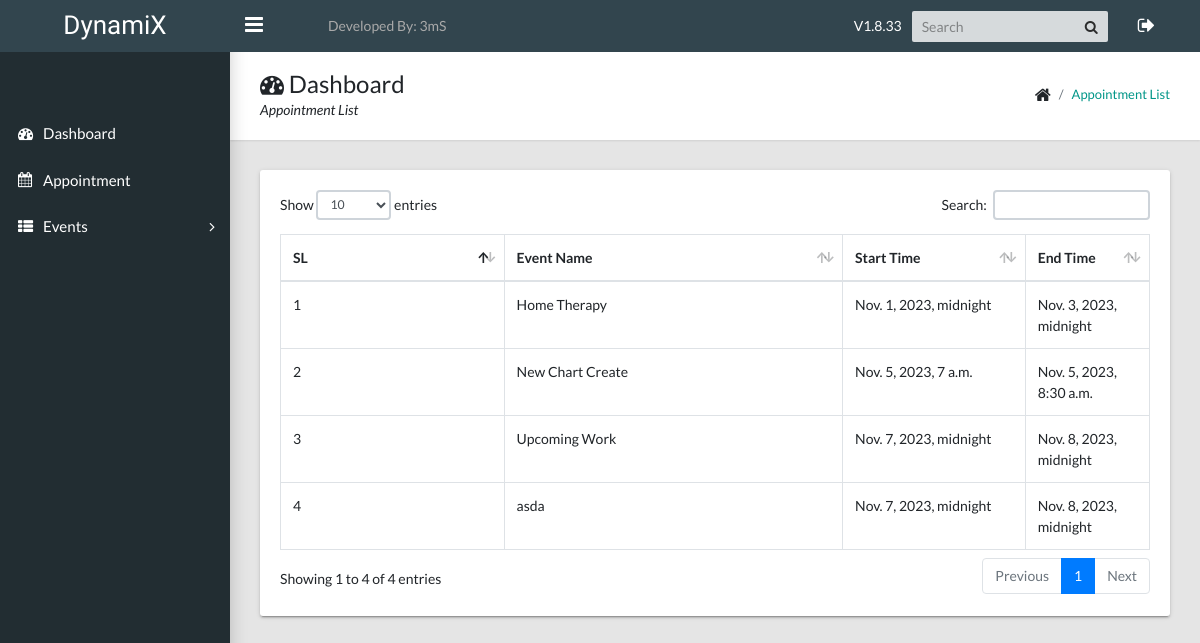
The page /all-event-list/ (signed in) on the database as committed earlier.
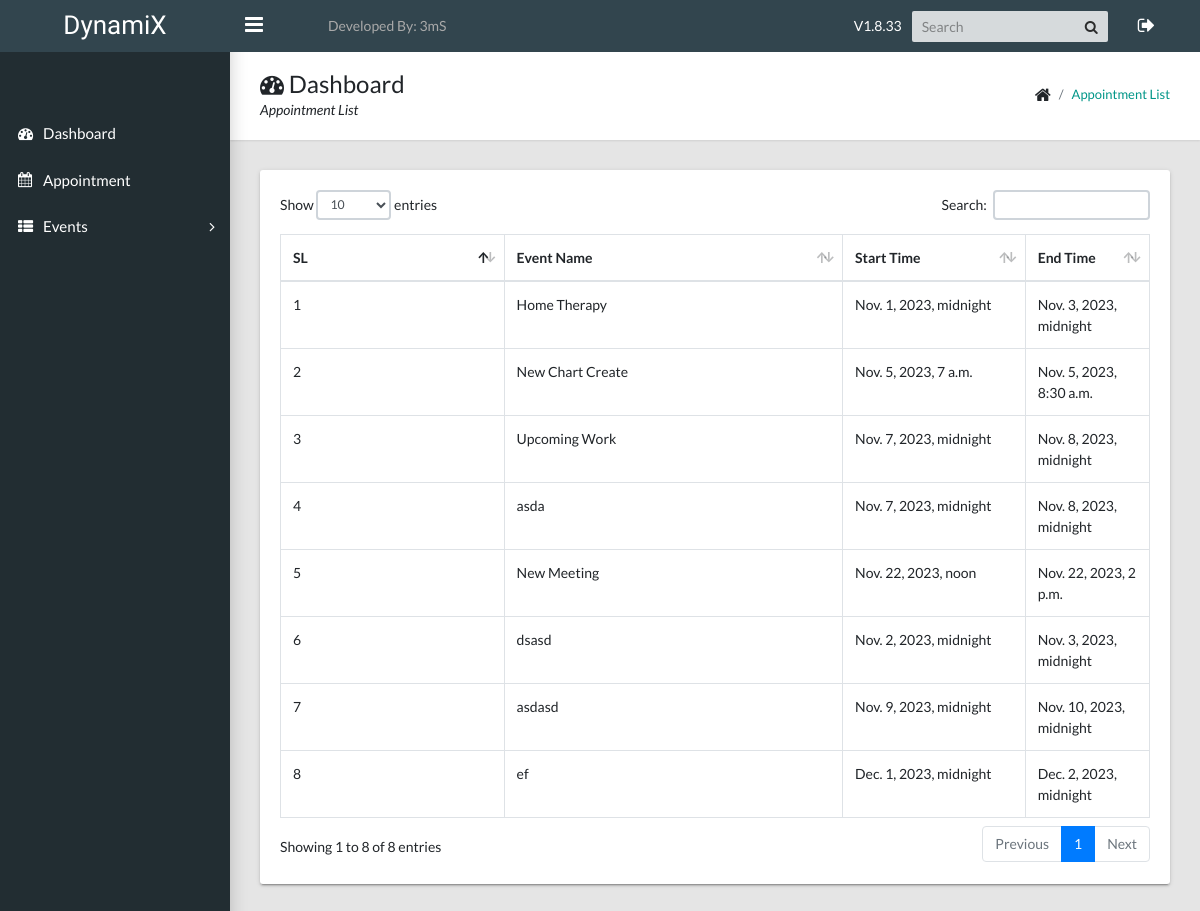
The same page on the database as committed later.
### calendarapp/models/event.py (models this page shows, shortened)
class Event(EventAbstract):
    user = models.ForeignKey(User, on_delete=models.CASCADE, related_name="events")
    title = models.CharField(max_length=200)
    description = models.TextField()
    start_time = models.DateTimeField()
    end_time = models.DateTimeField()
    objects = EventManager()

### calendarapp/views/event_list.py (the view)
# urls.py: path("all-event-list/", views.AllEventsListView.as_view(), name="all_events"),
class AllEventsListView(ListView):
    template_name = "calendarapp/events_list.html"
    model = Event
    def get_queryset(self):
        return Event.objects.get_all_events(user=self.request.user)

### calendarapp/models/event.py (called while the page is built)
    def get_all_events(self, user):
        events = Event.objects.filter(user=user, is_active=True, is_deleted=False)
        return events

### templates/calendarapp/events_list.html (shortened to what this page needs)
{% extends 'base/base.html' %}
{% load static %}
{% block breadcrumb %}
    <div>
        <h1><i class="fa fa-dashboard"></i> Dashboard</h1>
        <p>Appointment List</p>
    </div>
    <ul class="app-breadcrumb breadcrumb">
        <li class="breadcrumb-item"><i class="fa fa-home fa-lg"></i></li>
        <li class="breadcrumb-item"><a href="#">Appointment List</a></li>
    </ul>
{% endblock breadcrumb %}
{% block content %}
<div class="row">
    <div class="col-md-12">
        <div class="tile">
            <div class="tile-body">
                <div class="table-responsive">
                    <div id="sampleTable_wrapper" class="dataTables_wrapper container-fluid dt-bootstrap4 no-footer">
                        <div class="row">
                            <div class="col-sm-12">
                                <table class="table table-hover table-bordered dataTable no-footer" id="sampleTable" role="grid" aria-describedby="sampleTable_info">
                                    <thead>
                                        <tr role="row">
                                            <th class="sorting_asc" tabindex="0" aria-controls="sampleTable" rowspan="1" colspan="1" aria-sort="ascending" aria-label="Name: activate to sort column descending" style="width: 261.641px;">SL</th>
                                            <th class="sorting" tabindex="0" aria-controls="sampleTable" rowspan="1" colspan="1" aria-label="Position: activate to sort column ascending" style="width: 417.312px;">Event Name</th>
                                            <th class="sorting" tabindex="0" aria-controls="sampleTable" rowspan="1" colspan="1" aria-label="Office: activate to sort column ascending" style="width: 189.281px;">Start Time</th>
                                            <th class="sorting" tabindex="0" aria-controls="sampleTable" rowspan="1" colspan="1" aria-label="Age: activate to sort column ascending" style="width: 102.141px;">End Time</th>
                                        </tr>
                                    </thead>
                                    <tbody>
                                        {% for event in object_list %}
                                            <tr role="row" class="odd">
                                                <td class="sorting_1">{{ forloop.counter }}</td>
                                                <td>{{ event.title }}</td>
                                                <td>{{ event.start_time }}</td>
                                                <td>{{ event.end_time }}</td>
                                            </tr>
                                        {% endfor %}
                                    </tbody>
                                </table>
                            </div>
                        </div>
                    </div>
                </div>
            </div>
        </div>
    </div>
</div>
{% endblock content %}

Rows that differ between the two databases and show on the page:
added Event: title "New Meeting", start_time "Nov. 22, 2023, noon", end_time "Nov. 22, 2023, 2 p.m."
added Event: title "dsasd", start_time "Nov. 2, 2023, midnight", end_time "Nov. 3, 2023, midnight"
added Event: title "asdasd", start_time "Nov. 9, 2023, midnight", end_time "Nov. 10, 2023, midnight"
added Event: title "ef", start_time "Dec. 1, 2023, midnight", end_time "Dec. 2, 2023, midnight"
Other text that changed with them:
text written by a page script: "Show entries Search: Showing 1 to 4 of 4 entries Previous 1 Next" → "Show entries Search: Showing 1 to 8 of 8 entries Previous 1 Next"
